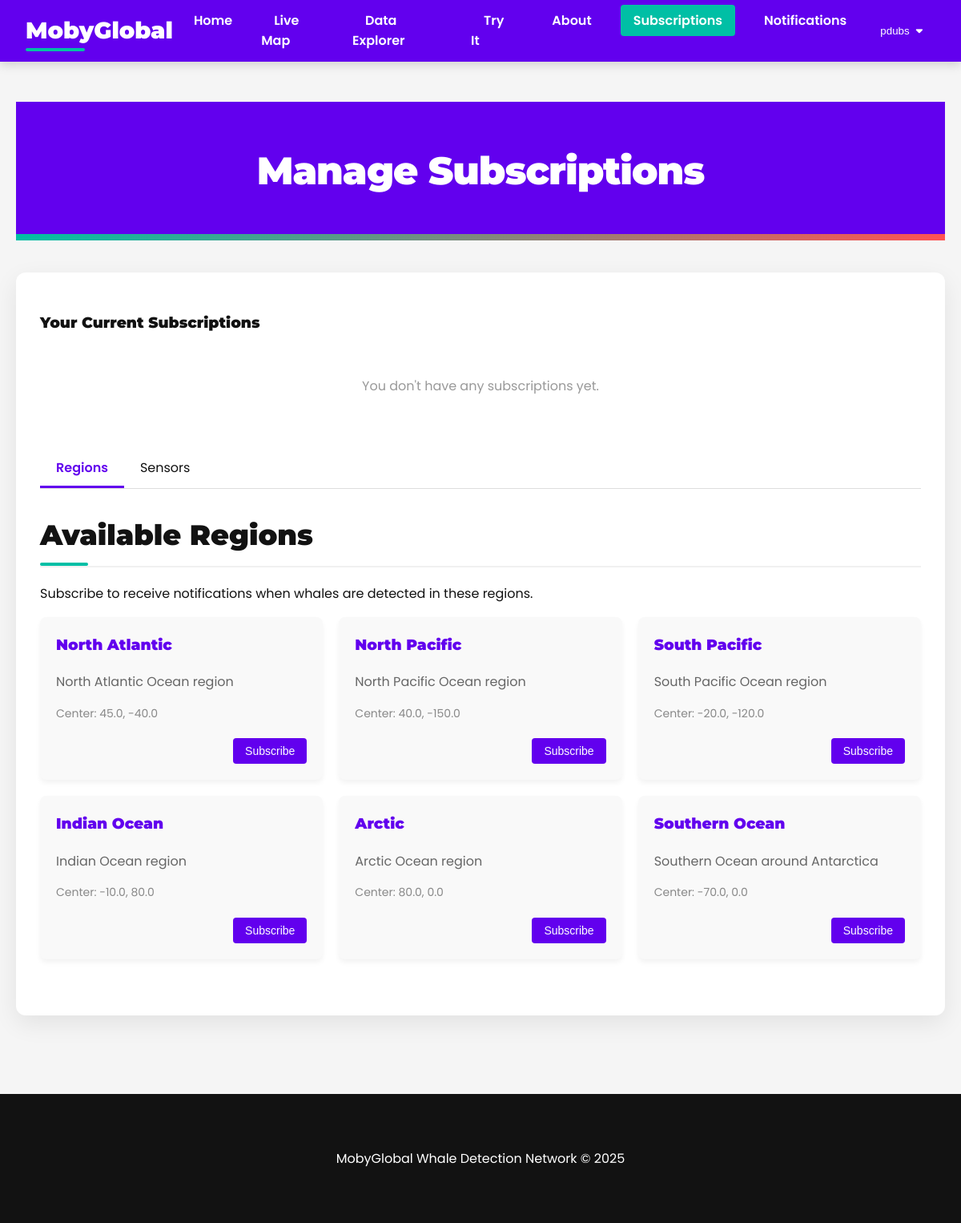
The app's page /subscriptions (signed in), older data.
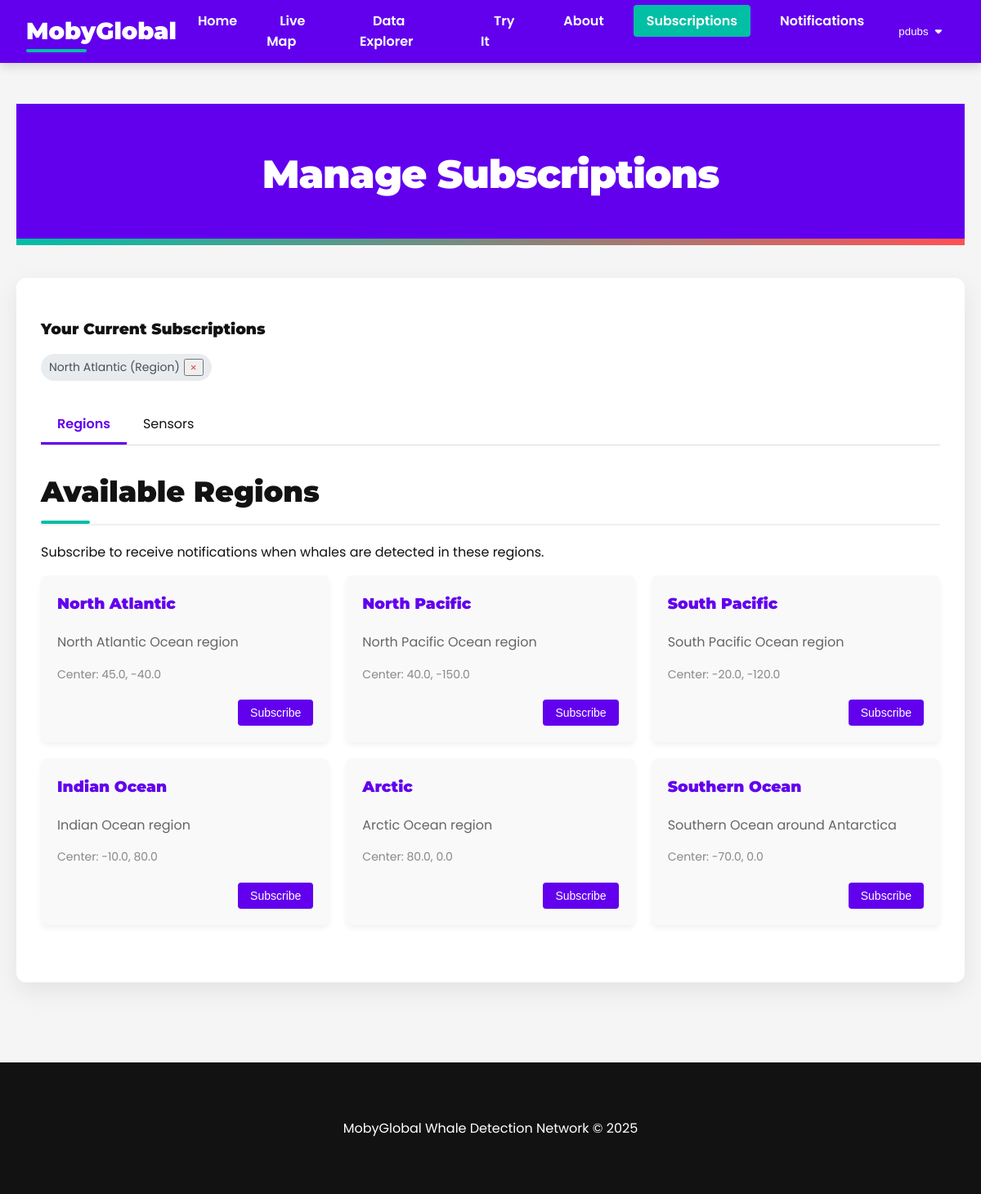
The same page, newer data.
### models.py (models this page shows, shortened)
class Region(db.Model):
    id = db.Column(db.Integer, primary_key=True)
    name = db.Column(db.String(64), unique=True, nullable=False)
    description = db.Column(db.String(256))
    center_lat = db.Column(db.Float, nullable=False)
    center_lng = db.Column(db.Float, nullable=False)
    radius = db.Column(db.Float, default=100.0)  # Radius in kilometers
    subscriptions = db.relationship('Subscription', backref='region', lazy='dynamic', cascade="all, delete-orphan")

class Subscription(db.Model):
    id = db.Column(db.Integer, primary_key=True)
    user_id = db.Column(db.Integer, db.ForeignKey('user.id'), nullable=False)
    region_id = db.Column(db.Integer, db.ForeignKey('region.id'))
    sensor_id = db.Column(db.Integer, db.ForeignKey('sensor.id'))
    created_at = db.Column(db.DateTime, default=datetime.utcnow)

### app.py (the view)
@app.route('/subscriptions')
@login_required
def subscriptions():
    user_subscriptions = Subscription.query.filter_by(user_id=current_user.id).all()
    regions = Region.query.all()
    sensors = Sensor.query.all()
    return render_template('subscriptions.html',
                          active_page='subscriptions',
                          subscriptions=user_subscriptions,
                          regions=regions,
                          sensors=sensors)

### app.py (called while the page is built)
@login_manager.user_loader
def load_user(user_id):
    return User.query.get(int(user_id))

### templates/subscriptions.html (shortened to what this page needs)
{% extends "base.html" %}
{% block content %}
<div class="container">
    <header>
        <h1>Manage Subscriptions</h1>
    </header>
    <div class="subscription-container">
        <div class="current-subscriptions">
            <h3>Your Current Subscriptions</h3>
            {% if subscriptions %}
                <div class="subscription-list">
                    {% for subscription in subscriptions %}
                        <div class="subscription-tag">
                            {% if subscription.region %}
                                {{ subscription.region.name }} (Region)
                            {% elif subscription.sensor %}
                                {{ subscription.sensor.name }} (Sensor)
                            {% endif %}
                            <form method="POST" action="{{ url_for('unsubscribe') }}" style="display: inline;">
                                <button type="submit" class="remove" title="Unsubscribe">×</button>
                            </form>
                        </div>
                    {% endfor %}
                </div>
            {% else %}
                <div class="empty-state">
                    <p>You don't have any subscriptions yet.</p>
                </div>
            {% endif %}
        </div>
        <div class="tabs">
            <div class="tab active" data-tab="regions">Regions</div>
            <div class="tab" data-tab="sensors">Sensors</div>
        </div>
        <div class="tab-content active" id="regions-tab">
            <div class="subscription-section">
                <h2>Available Regions</h2>
                <p>Subscribe to receive notifications when whales are detected in these regions.</p>
                <div class="subscription-grid">
                    {% for region in regions %}
                        <div class="subscription-card">
                            <h3>{{ region.name }}</h3>
                            <p>{{ region.description }}</p>
                            <div class="location">Center: {{ region.center_lat }}, {{ region.center_lng }}</div>
                            {% set is_subscribed = false %}
                            {% for sub in subscriptions %}
                                {% if sub.region_id == region.id %}
                                    {% set is_subscribed = true %}
                                {% endif %}
                            {% endfor %}
                            <div class="subscription-actions">
                                {% if is_subscribed %}
                                    <button class="btn-subscribed" disabled>Subscribed</button>
                                {% else %}
                                    <form method="POST" action="{{ url_for('subscribe') }}">
                                        <button type="submit" class="btn-subscribe">Subscribe</button>
                                    </form>
                                {% endif %}
                            </div>
                        </div>
                    {% endfor %}
                </div>
            </div>
        </div>
    </div>
</div>
{% endblock %}

Row changes from the older to the newer data that the page shows:
added Subscription: region.name "North Atlantic"
Text that changed along with them:
text no longer shown: "You don't have any subscriptions yet."
